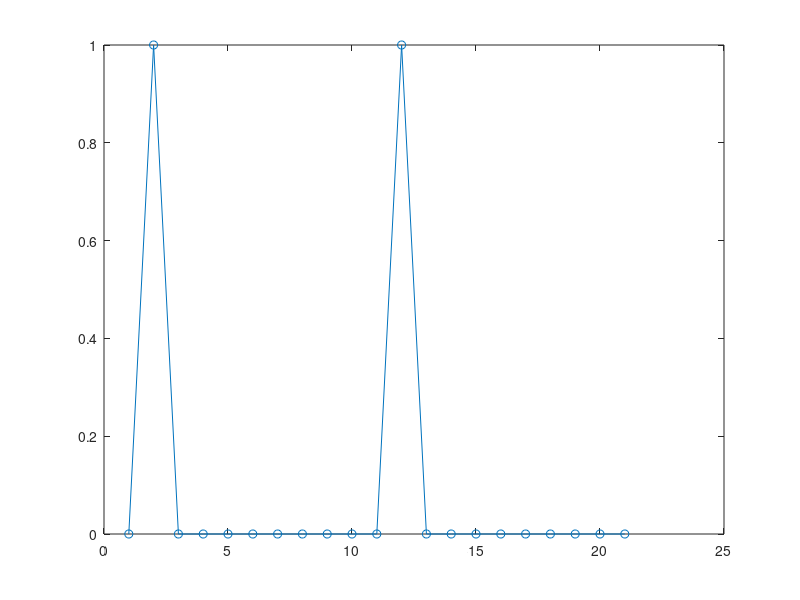
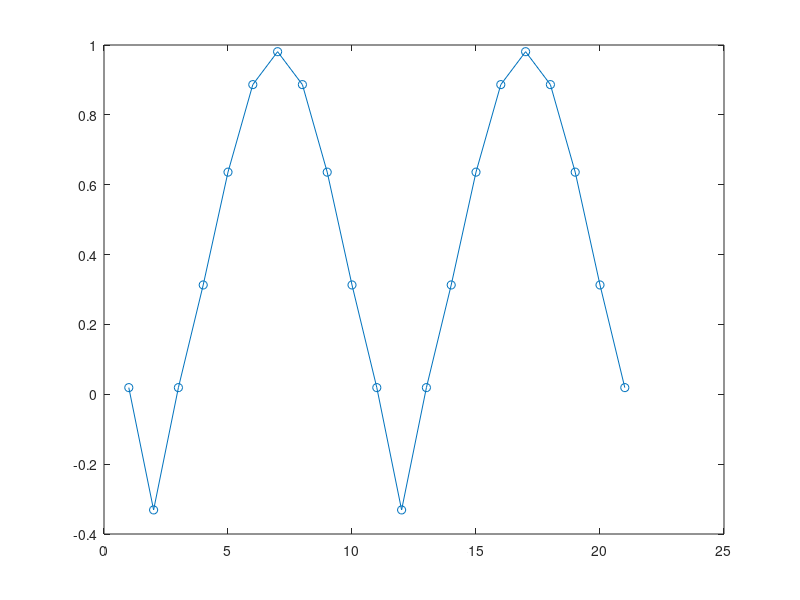
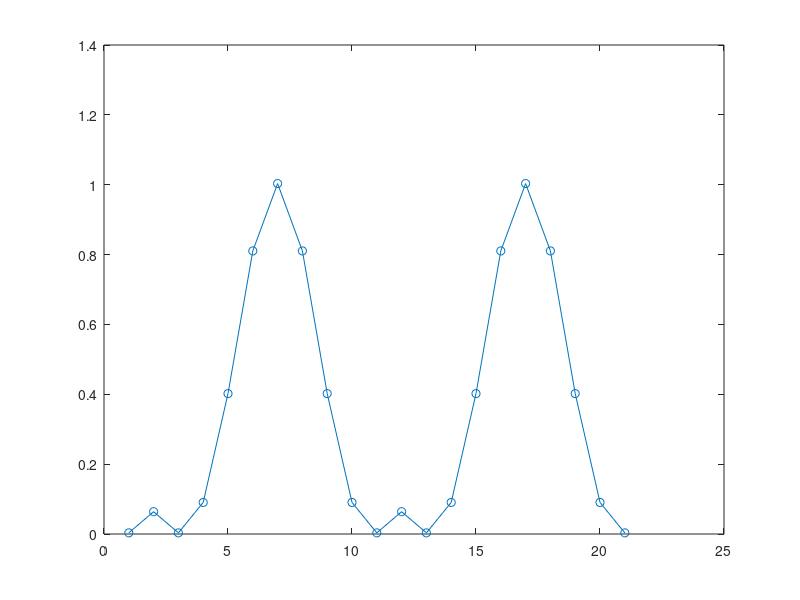
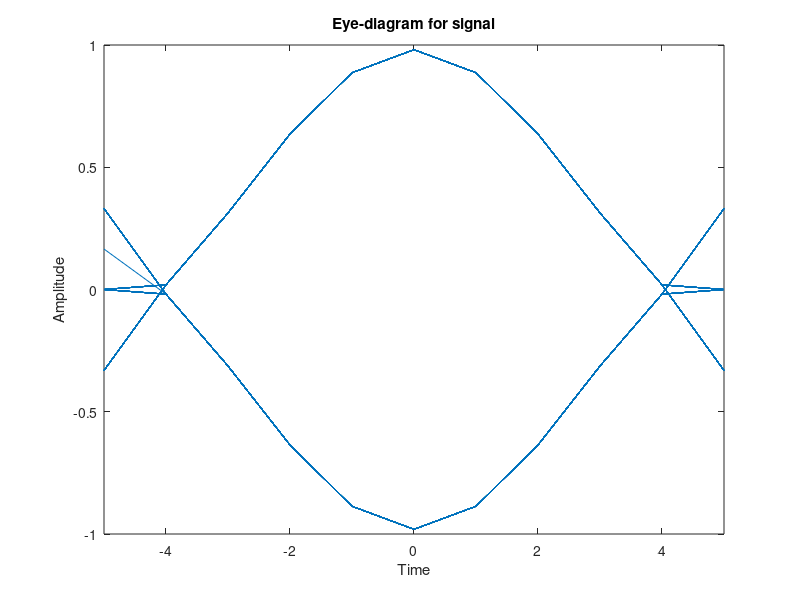

These charts were generated, in order, by the following MATLAB code:
clear all;
%% Create impulse train of period L and length len with random +/- one
% values
L = 10;
impulse_num = 100; % Total number of impulses in impulse train
len = L*impulse_num;
temp1 = [2*round(rand(impulse_num,1))-1 zeros(impulse_num,L-1)];
x_impulse = reshape(temp1.',[1,L*impulse_num]);
%% Create two transmit filter pulse shapes of order L
% Approximate rectangular frequency response --> approximate
% sinc(x) impulse response
txfilt1 = firls(L,[0 0.24 0.25 1],[4 4 0 0]);
% Approximate triangular frequency response --> approximate
% sinc(x)^2 impulse response
txfilt2 = firls(L,[0 0.5 0.52 1],[4 0 0 0]);
%% Pulse shape impulse train
y_impulse1 = filter(txfilt1,1,x_impulse);
y_impulse2 = filter(txfilt2,1,x_impulse);

figure(1); plot(x_impulse(L*2:L*4), '-o');
figure(2); plot(y_impulse1(L*2:L*4), '-o');
figure(3); plot(y_impulse2(L*2:L*4), '-o');

%% eyediagram(x,n,period,offset)
% creates an eye diagram for the signal x, plotting n samples in each trace
% horizontal axis range between -period/2 and period/2.
eyediagram(y_impulse1,L,L,floor(L/2));
eyediagram(y_impulse2,L,L,floor(L/2));
%%
eyediagram((y_impulse1+0.1*randn(1,length(y_impulse1))),L,L,floor(L/2));
eyediagram((y_impulse2+0.1*randn(1,length(y_impulse2))),L,L,floor(L/2));
